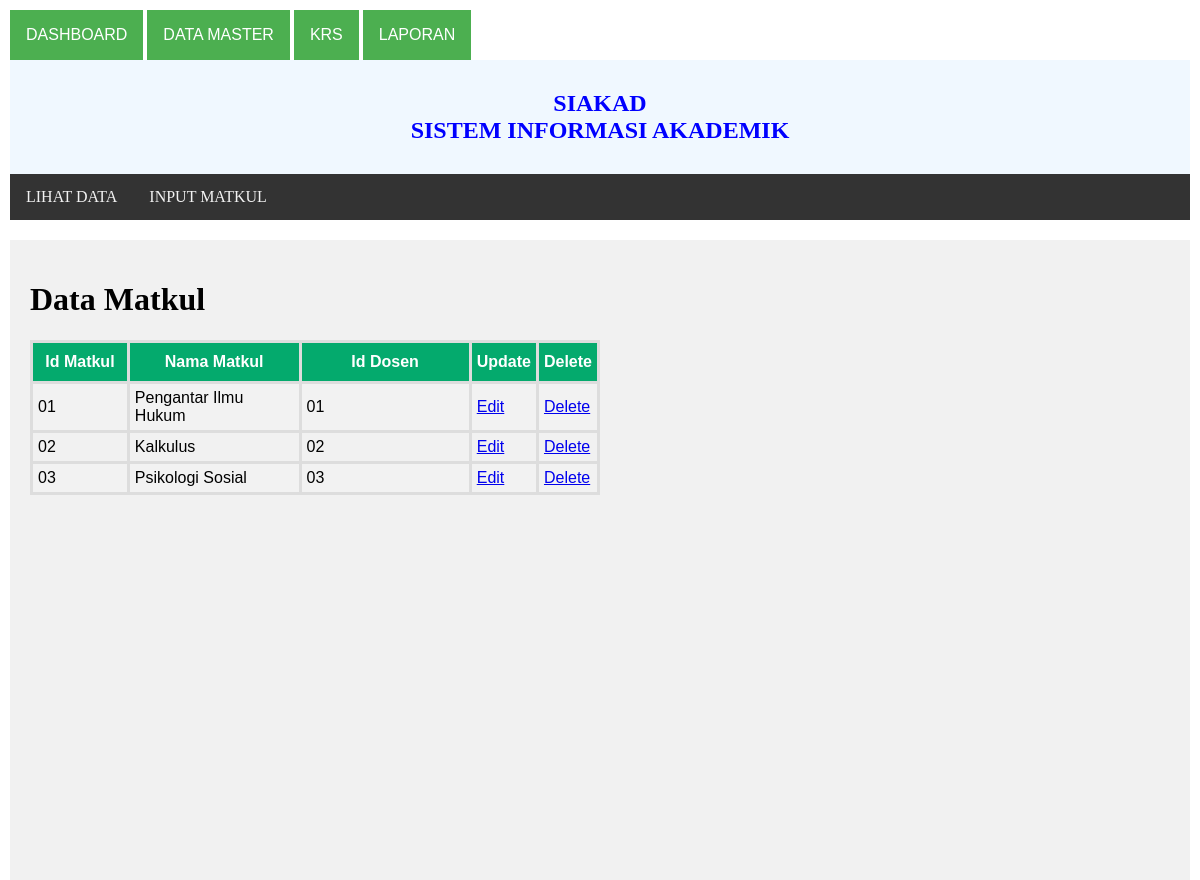
Screenshot of /tampil_matkul.php with the database file from the repository.
### tables this page shows
CREATE TABLE `matkul` (
  `idMatkul` varchar(100) NOT NULL,
  `namaMatkul` varchar(100) NOT NULL,
  `idDosen` varchar(100) NOT NULL
);

### tampil_matkul.php (the view, shortened to what this page needs)
<!DOCTYPE html>
<html>
<head>
</head>
<body>
<a href="INDEX.html"><button class="dropbtn">DASHBOARD</button></a>
    <div class="dropdown">
      <button class="dropbtn">DATA MASTER</button>
    </div>
    <button class="dropbtn">KRS</button>
    <button class="dropbtn">LAPORAN</button>
  <div class="header">
    <font face="verdana" size="5" color="blue">
      <b>SIAKAD <br>SISTEM INFORMASI AKADEMIK</b>
    </font>
  </div>
  <div class="topnav">
  <a href="tampil_matkul.php">LIHAT DATA</a>
    <a href="input_matkul.php">INPUT MATKUL</a>
  </div>
  <div class="leftcolumn">
    <div class="card">
    <h1>Data Matkul</h1>
<table id="customers">
  <tr>
    <th width="100">Id Matkul</th>
    <th width="200">Nama Matkul</th>
    <th width="210">Id Dosen</th>
    <th>Update</th>
    <th>Delete</th>
  </tr>
    <?php
    include 'koneksi.php';
    $datauser = mysqli_query($kon,"select * from matkul");
    while ($tampil = mysqli_fetch_array($datauser)){
    ?>
    <tr>
        <td><?php echo $tampil ['idMatkul'];?></td>
        <td><?php echo $tampil ['namaMatkul'];?></td>
        <td><?php echo $tampil ['idDosen'];?></td>
        <td><a href="formedit_matkul.php?iduser=<?php echo $tampil['idMatkul'];?>" onclick="return confirm('Apakah Anda Yakin?')">Edit</a></td>
        <td><a href="deletematkul.php?idmatkul=<?php echo $tampil['idMatkul'];?>" onclick="return confirm('Apakah Anda Yakin?')">Delete</a></td>
    </tr>
    <?php } ?>
    </table>
</div>
    </div>
</body>
</html>

### tampil_matkul.php (style rules this page uses)
body { margin: 10px; }
.header { background-color: aliceblue; padding: 30px; text-align: center; }
.topnav { overflow: hidden; background-color: #333; }
.topnav a { float: left; display: block; color: #f2f2f2; text-align: center; padding: 14px 16px; text-decoration: none; }
.leftcolumn { float: left; width: 100%; height: 600px; }
.card { background-color: #f1f1f1; padding: 20px; margin-top: 20px; height: 100%; }
.dropbtn { background-color: #4CAF50; color: white; padding: 16px; font-size: 16px; border: none; cursor: pointer; }
.dropdown { position: relative; display: inline-block; }
#customers { font-family: Arial, Helvetica, sans-serif; border-collapse: collapse; width: 50%; }
#customers td, #customers th { border: 3px solid #ddd; padding: 5px; }
#customers tr:nth-child(even) { background-color: #f2f2f2; }
#customers th { padding-top: 10px; padding-bottom: 10px; text-align: center; background-color: #04AA6D; color: white; }

### rows the page displays
matkul: idMatkul "01", namaMatkul "Pengantar Ilmu Hukum", idDosen "01"
matkul: idMatkul "02", namaMatkul "Kalkulus", idDosen "02"
matkul: idMatkul "03", namaMatkul "Psikologi Sosial", idDosen "03"
